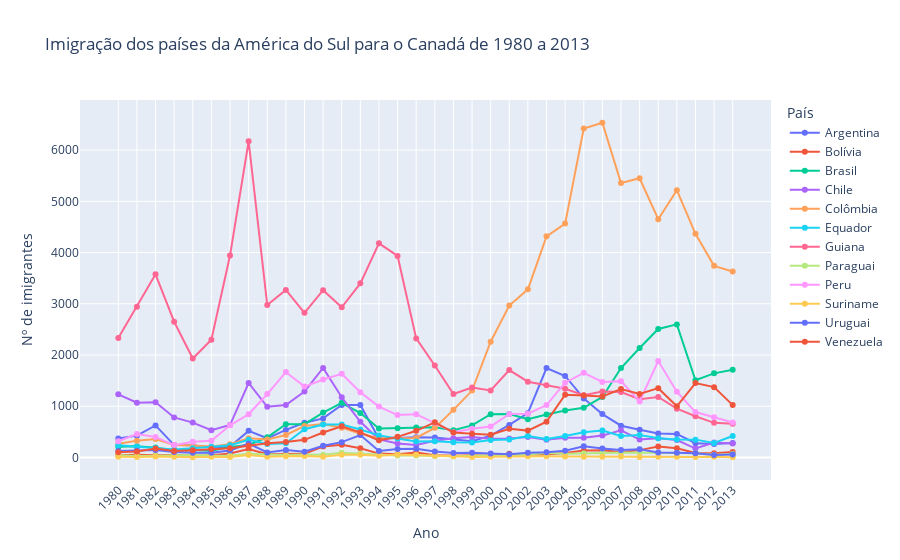

The notebook cell saved with this chart:
### Code cell
fig = px.line(america_sul_final, x=america_sul_final.index, y=america_sul_final.columns, color='País',
              title='Imigração dos países da América do Sul para o Canadá de 1980 a 2013',
              markers=True)
fig.update_layout(
    xaxis={'tickangle':-45},
    xaxis_title='Ano',
    yaxis_title='Nº de imigrantes'
)

fig.show()

### Figure 1 — Plotly figure (JSON) as saved in the notebook; plotly's stock layout.template omitted (floating-point values rounded to 4 significant figures)
{"data": [{"hovertemplate": "País=Argentina<br>index=%{x}<br>value=%{y}<extra></extra>", "legendgroup": "Argentina", "line": {"color": "#636efa", "dash": "solid"}, "marker": {"symbol": "circle"}, "mode": "lines+markers", "name": "Argentina", "orientation": "v", "showlegend": true, "type": "scatter", "x": ["1980", "1981", "1982", "1983", "1984", "1985", "1986", "1987", "1988", "1989", "1990", "1991", "1992", "1993", "1994", "1995", "1996", "1997", "1998", "1999", "2000", "2001", "2002", "2003", "2004", "2005", "2006", "2007", "2008", "2009", "2010", "2011", "2012", "2013"], "xaxis": "x", "y": [368, 426, 626, 241, 237, 196, 213, 519, 374, 538, 678, 763, 1023, 1022, 366, 380, 396, 391, 349, 318, 427, 635, 865, 1745, 1591, 1153, 847, 620, 540, 467, 459, 278, 263, 282], "yaxis": "y"}, {"hovertemplate": "País=Bolívia<br>index=%{x}<br>value=%{y}<extra></extra>", "legendgroup": "Bolívia", "line": {"color": "#EF553B", "dash": "solid"}, "marker": {"symbol": "circle"}, "mode": "lines+markers", "name": "Bolívia", "orientation": "v", "showlegend": true, "type": "scatter", "x": ["1980", "1981", "1982", "1983", "1984", "1985", "1986", "1987", "1988", "1989", "1990", "1991", "1992", "1993", "1994", "1995", "1996", "1997", "1998", "1999", "2000", "2001", "2002", "2003", "2004", "2005", "2006", "2007", "2008", "2009", "2010", "2011", "2012", "2013"], "xaxis": "x", "y": [44, 52, 42, 49, 38, 44, 79, 165, 63, 68, 71, 214, 247, 180, 75, 61, 96, 43, 33, 42, 33, 72, 57, 59, 85, 134, 139, 107, 143, 214, 180, 86, 83, 107], "yaxis": "y"}, {"hovertemplate": "País=Brasil<br>index=%{x}<br>value=%{y}<extra></extra>", "legendgroup": "Brasil", "line": {"color": "#00cc96", "dash": "solid"}, "marker": {"symbol": "circle"}, "mode": "lines+markers", "name": "Brasil", "orientation": "v", "showlegend": true, "type": "scatter", "x": ["1980", "1981", "1982", "1983", "1984", "1985", "1986", "1987", "1988", "1989", "1990", "1991", "1992", "1993", "1994", "1995", "1996", "1997", "1998", "1999", "2000", "2001", "2002", "2003", "2004", "2005", "2006", "2007", "2008", "2009", "2010", "2011", "2012", "2013"], "xaxis": "x", "y": [211, 220, 192, 139, 145, 130, 205, 244, 394, 650, 650, 877, 1066, 866, 566, 572, 586, 591, 531, 626, 845, 847, 745, 839, 917, 969, 1181, 1746, 2138, 2509, 2598, 1508, 1642, 1714], "yaxis": "y"}, {"hovertemplate": "País=Chile<br>index=%{x}<br>value=%{y}<extra></extra>", "legendgroup": "Chile", "line": {"color": "#ab63fa", "dash": "solid"}, "marker": {"symbol": "circle"}, "mode": "lines+markers", "name": "Chile", "orientation": "v", "showlegend": true, "type": "scatter", "x": ["1980", "1981", "1982", "1983", "1984", "1985", "1986", "1987", "1988", "1989", "1990", "1991", "1992", "1993", "1994", "1995", "1996", "1997", "1998", "1999", "2000", "2001", "2002", "2003", "2004", "2005", "2006", "2007", "2008", "2009", "2010", "2011", "2012", "2013"], "xaxis": "x", "y": [1233, 1069, 1078, 781, 681, 533, 633, 1454, 990, 1023, 1286, 1749, 1175, 697, 352, 273, 244, 325, 376, 397, 366, 369, 401, 347, 383, 384, 427, 530, 350, 375, 340, 174, 291, 273], "yaxis": "y"}, {"hovertemplate": "País=Colômbia<br>index=%{x}<br>value=%{y}<extra></extra>", "legendgroup": "Colômbia", "line": {"color": "#FFA15A", "dash": "solid"}, "marker": {"symbol": "circle"}, "mode": "lines+markers", "name": "Colômbia", "orientation": "v", "showlegend": true, "type": "scatter", "x": ["1980", "1981", "1982", "1983", "1984", "1985", "1986", "1987", "1988", "1989", "1990", "1991", "1992", "1993", "1994", "1995", "1996", "1997", "1998", "1999", "2000", "2001", "2002", "2003", "2004", "2005", "2006", "2007", "2008", "2009", "2010", "2011", "2012", "2013"], "xaxis": "x", "y": [266, 326, 360, 244, 235, 214, 257, 376, 352, 439, 614, 652, 582, 464, 375, 371, 381, 578, 929, 1306, 2259, 2965, 3283, 4318, 4566, 6424, 6535, 5357, 5452, 4652, 5218, 4366, 3741, 3631], "yaxis": "y"}, {"hovertemplate": "País=Equador<br>index=%{x}<br>value=%{y}<extra></extra>", "legendgroup": "Equador", "line": {"color": "#19d3f3", "dash": "solid"}, "marker": {"symbol": "circle"}, "mode": "lines+markers", "name": "Equador", "orientation": "v", "showlegend": true, "type": "scatter", "x": ["1980", "1981", "1982", "1983", "1984", "1985", "1986", "1987", "1988", "1989", "1990", "1991", "1992", "1993", "1994", "1995", "1996", "1997", "1998", "1999", "2000", "2001", "2002", "2003", "2004", "2005", "2006", "2007", "2008", "2009", "2010", "2011", "2012", "2013"], "xaxis": "x", "y": [238, 207, 184, 155, 179, 208, 240, 344, 265, 278, 552, 643, 644, 547, 431, 368, 310, 317, 295, 291, 342, 353, 418, 361, 417, 491, 525, 419, 437, 373, 353, 348, 282, 418], "yaxis": "y"}, {"hovertemplate": "País=Guiana<br>index=%{x}<br>value=%{y}<extra></extra>", "legendgroup": "Guiana", "line": {"color": "#FF6692", "dash": "solid"}, "marker": {"symbol": "circle"}, "mode": "lines+markers", "name": "Guiana", "orientation": "v", "showlegend": true, "type": "scatter", "x": ["1980", "1981", "1982", "1983", "1984", "1985", "1986", "1987", "1988", "1989", "1990", "1991", "1992", "1993", "1994", "1995", "1996", "1997", "1998", "1999", "2000", "2001", "2002", "2003", "2004", "2005", "2006", "2007", "2008", "2009", "2010", "2011", "2012", "2013"], "xaxis": "x", "y": [2334, 2943, 3575, 2650, 1932, 2299, 3942, 6174, 2977, 3270, 2824, 3266, 2932, 3399, 4181, 3935, 2324, 1795, 1238, 1366, 1308, 1707, 1479, 1410, 1341, 1215, 1286, 1277, 1137, 1180, 953, 804, 676, 656], "yaxis": "y"}, {"hovertemplate": "País=Paraguai<br>index=%{x}<br>value=%{y}<extra></extra>", "legendgroup": "Paraguai", "line": {"color": "#B6E880", "dash": "solid"}, "marker": {"symbol": "circle"}, "mode": "lines+markers", "name": "Paraguai", "orientation": "v", "showlegend": true, "type": "scatter", "x": ["1980", "1981", "1982", "1983", "1984", "1985", "1986", "1987", "1988", "1989", "1990", "1991", "1992", "1993", "1994", "1995", "1996", "1997", "1998", "1999", "2000", "2001", "2002", "2003", "2004", "2005", "2006", "2007", "2008", "2009", "2010", "2011", "2012", "2013"], "xaxis": "x", "y": [45, 26, 32, 40, 48, 36, 34, 72, 53, 48, 56, 51, 94, 75, 46, 39, 38, 30, 25, 34, 29, 34, 60, 88, 74, 75, 88, 98, 95, 88, 89, 83, 55, 66], "yaxis": "y"}, {"hovertemplate": "País=Peru<br>index=%{x}<br>value=%{y}<extra></extra>", "legendgroup": "Peru", "line": {"color": "#FF97FF", "dash": "solid"}, "marker": {"symbol": "circle"}, "mode": "lines+markers", "name": "Peru", "orientation": "v", "showlegend": true, "type": "scatter", "x": ["1980", "1981", "1982", "1983", "1984", "1985", "1986", "1987", "1988", "1989", "1990", "1991", "1992", "1993", "1994", "1995", "1996", "1997", "1998", "1999", "2000", "2001", "2002", "2003", "2004", "2005", "2006", "2007", "2008", "2009", "2010", "2011", "2012", "2013"], "xaxis": "x", "y": [317, 456, 401, 241, 306, 328, 628, 843, 1237, 1667, 1384, 1522, 1632, 1274, 993, 827, 845, 676, 493, 560, 603, 849, 855, 1023, 1460, 1653, 1473, 1490, 1094, 1884, 1283, 886, 787, 682], "yaxis": "y"}, {"hovertemplate": "País=Suriname<br>index=%{x}<br>value=%{y}<extra></extra>", "legendgroup": "Suriname", "line": {"color": "#FECB52", "dash": "solid"}, "marker": {"symbol": "circle"}, "mode": "lines+markers", "name": "Suriname", "orientation": "v", "showlegend": true, "type": "scatter", "x": ["1980", "1981", "1982", "1983", "1984", "1985", "1986", "1987", "1988", "1989", "1990", "1991", "1992", "1993", "1994", "1995", "1996", "1997", "1998", "1999", "2000", "2001", "2002", "2003", "2004", "2005", "2006", "2007", "2008", "2009", "2010", "2011", "2012", "2013"], "xaxis": "x", "y": [15, 10, 21, 12, 5, 16, 7, 46, 16, 24, 26, 13, 53, 51, 32, 58, 51, 35, 22, 11, 16, 22, 22, 22, 17, 15, 16, 20, 9, 12, 13, 11, 16, 4], "yaxis": "y"}, {"hovertemplate": "País=Uruguai<br>index=%{x}<br>value=%{y}<extra></extra>", "legendgroup": "Uruguai", "line": {"color": "#636efa", "dash": "solid"}, "marker": {"symbol": "circle"}, "mode": "lines+markers", "name": "Uruguai", "orientation": "v", "showlegend": true, "type": "scatter", "x": ["1980", "1981", "1982", "1983", "1984", "1985", "1986", "1987", "1988", "1989", "1990", "1991", "1992", "1993", "1994", "1995", "1996", "1997", "1998", "1999", "2000", "2001", "2002", "2003", "2004", "2005", "2006", "2007", "2008", "2009", "2010", "2011", "2012", "2013"], "xaxis": "x", "y": [128, 132, 146, 105, 90, 92, 137, 269, 99, 144, 111, 229, 299, 437, 125, 164, 171, 117, 87, 93, 75, 64, 91, 103, 130, 217, 175, 147, 160, 99, 93, 81, 47, 58], "yaxis": "y"}, {"hovertemplate": "País=Venezuela<br>index=%{x}<br>value=%{y}<extra></extra>", "legendgroup": "Venezuela", "line": {"color": "#EF553B", "dash": "solid"}, "marker": {"symbol": "circle"}, "mode": "lines+markers", "name": "Venezuela", "orientation": "v", "showlegend": true, "type": "scatter", "x": ["1980", "1981", "1982", "1983", "1984", "1985", "1986", "1987", "1988", "1989", "1990", "1991", "1992", "1993", "1994", "1995", "1996", "1997", "1998", "1999", "2000", "2001", "2002", "2003", "2004", "2005", "2006", "2007", "2008", "2009", "2010", "2011", "2012", "2013"], "xaxis": "x", "y": [103, 117, 174, 124, 142, 165, 179, 229, 279, 304, 344, 487, 610, 490, 334, 402, 520, 686, 489, 464, 443, 560, 524, 699, 1224, 1211, 1192, 1335, 1239, 1353, 998, 1452, 1373, 1022], "yaxis": "y"}], "layout": {"legend": {"title": {"text": "País"}, "tracegroupgap": 0}, "title": {"text": "Imigração dos países da América do Sul para o Canadá de 1980 a 2013"}, "xaxis": {"anchor": "y", "domain": [0, 1], "tickangle": -45, "title": {"text": "Ano"}}, "yaxis": {"anchor": "x", "domain": [0, 1], "title": {"text": "Nº de imigrantes"}}}}
